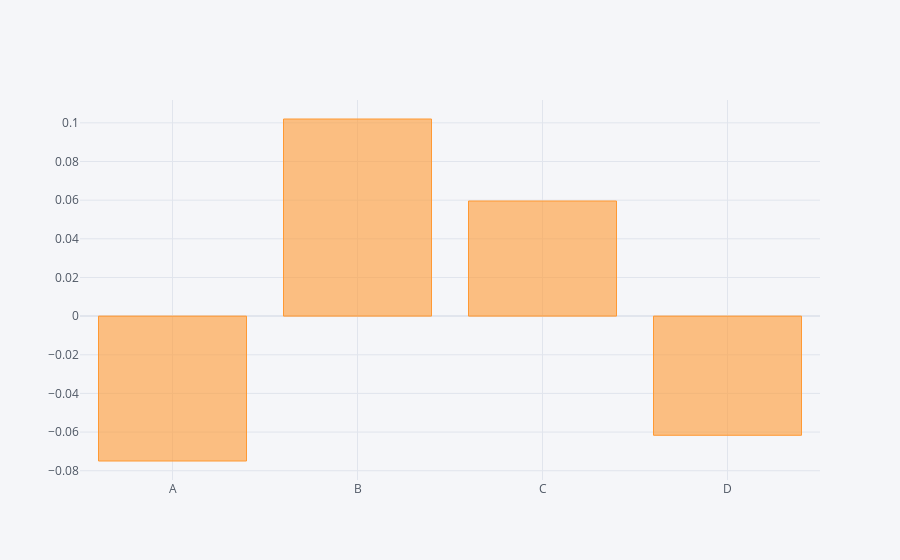

Source (notebook cell):
### Code cell
df.mean().iplot(kind='bar')

### Figure 1 — Plotly figure (JSON) as saved in the notebook; plotly's stock layout.template omitted (floating-point values rounded to 4 significant figures)
{"data": [{"marker": {"color": "rgba(255, 153, 51, 0.6)", "line": {"color": "rgba(255, 153, 51, 1.0)", "width": 1}}, "name": "None", "orientation": "v", "text": "", "type": "bar", "x": ["A", "B", "C", "D"], "y": [-0.07496, 0.102, 0.05957, -0.06165]}], "layout": {"legend": {"bgcolor": "#F5F6F9", "font": {"color": "#4D5663"}}, "paper_bgcolor": "#F5F6F9", "plot_bgcolor": "#F5F6F9", "title": {"font": {"color": "#4D5663"}}, "xaxis": {"gridcolor": "#E1E5ED", "showgrid": true, "tickfont": {"color": "#4D5663"}, "title": {"font": {"color": "#4D5663"}, "text": ""}, "zerolinecolor": "#E1E5ED"}, "yaxis": {"gridcolor": "#E1E5ED", "showgrid": true, "tickfont": {"color": "#4D5663"}, "title": {"font": {"color": "#4D5663"}, "text": ""}, "zerolinecolor": "#E1E5ED"}}}
